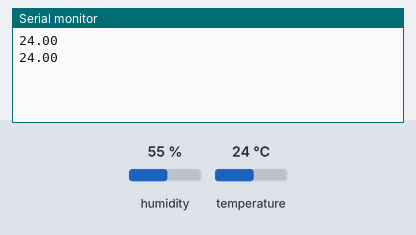
A sketch run on a simulated Arduino Uno, built with avr-gcc and run on an emulated ATmega328P. On the bench: the last lines printed to the serial monitor. The test bench sets the inputs (shaded band); at power-on: temperature 24 °C, humidity 55 %.

Above: at 2.8 s.
2.9 s: temperature set to 12 °C
At 5.2 s:
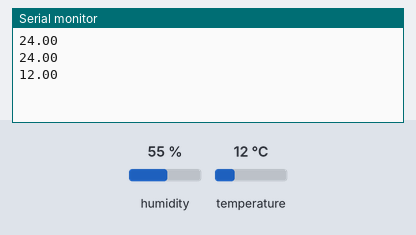
5.6 s: temperature set to 19 °C
At 6.9 s:
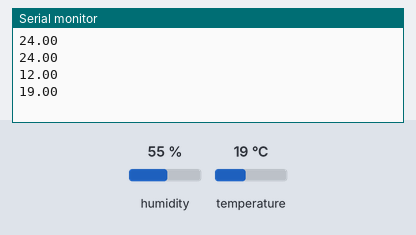
Timing chart, 0 to 8.6 s (numbered marks = the images above; inputs shaded):
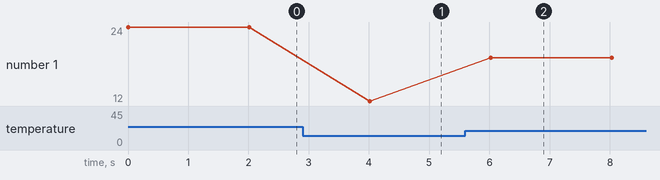

The sketch:

SenseTemperature.ino
```cpp
//Libraries
#include <DHT.h>

//Constants
#define DHTPIN 2     // what pin we're connected to
#define DHTTYPE DHT22   // DHT 22  (AM2302)
DHT dht(DHTPIN, DHTTYPE); // Initialize DHT sensor for normal 16mhz Arduino

//Variables
float temp; //Stores temperature value

void setup()
{
    Serial.begin(9600);
    dht.begin();
}

void loop()
{
    //Read data and store it to variable temp
    temp= dht.readTemperature();

    //Print temperature values to serial monitor
    Serial.println(temp);
    delay(2000); //Delay 2 sec.
}
```

Measured:
- after the input at 2.9 s, the serial monitor: prints a new line after 1.1 s (image 1)
- after the input at 5.6 s, the serial monitor: prints a new line after 0.42 s (image 2)
- plotted number 1: 24 → 12 after the input at 2.9 s, 12 → 19 after the input at 5.6 s
